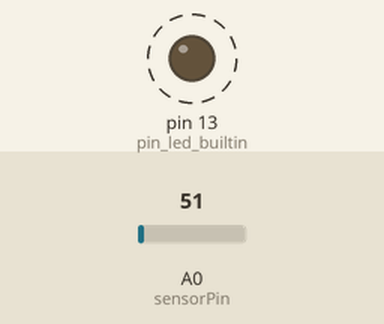
Simulated run of this sketch. Board: Arduino Uno, built with avr-gcc and run on an emulated ATmega328P. On the bench: output pins drawn as LEDs (lit = HIGH). Dashed ring = blinking. Inputs (shaded band) come from the test bench; at power-on: A0 (sensorPin) = 51. What the sketch prints to the serial monitor is not drawn.

Above: at 0.5 s.
Timing chart, 0 to 4.6 s (numbered marks = the images above):
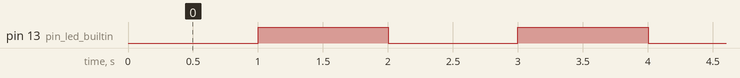

Measured:
- by itself, pin 13 (pin_led_builtin): alternates HIGH for 1.0 s and LOW for 1.0 s

The sketch:

ESP8266_LM35.ino
```cpp
int sensorPin = A0;// chân analog kết nối tới cảm biến LM35
//int ledBlink = 12;
String ketQuaDo="";
void setup() {
    Serial.begin(115200);
    pinMode(LED_BUILTIN, OUTPUT);// pin led builtin

}

void loop() {
  ketQuaDo=docNhietDo();
  Serial.println(ketQuaDo);

}

String docNhietDo(){


  //Mỗi khi đọc nhiệt độ sẽ nháy led builtin
  digitalWrite(LED_BUILTIN, LOW);   // turn the LED on (HIGH is the voltage level)
  delay(1000);                       // wait for a second
  digitalWrite(LED_BUILTIN, HIGH);    // turn the LED off by making the voltage LOW
  delay(1000);                       // wait for a second

  /*đọc giá trị từ cảm biến LM35
  tính ra giá trị hiệu điện thế (đơn vị Volt) từ giá trị cảm biến
  vì vậy nếu biến voltage là biến lưu hiệu điện thế (đơn vị Volt)
  thì ta chỉ việc nhân voltage cho 100 là ra được nhiệt độ!
  do cảm biến bị chênh lệch (so với DHT11) nên cần trừ hao 3 độ
  */
  float nhietDo = analogRead(sensorPin) * 3.3 / 1024.0 * 100.0 - 3 ;
  char buffer[6]; // Tạo buffer để ép kiểu dữ liệu từ float thành string
  String ketQua = dtostrf(nhietDo, 1, 2, buffer);
  return ketQua;
}
```
